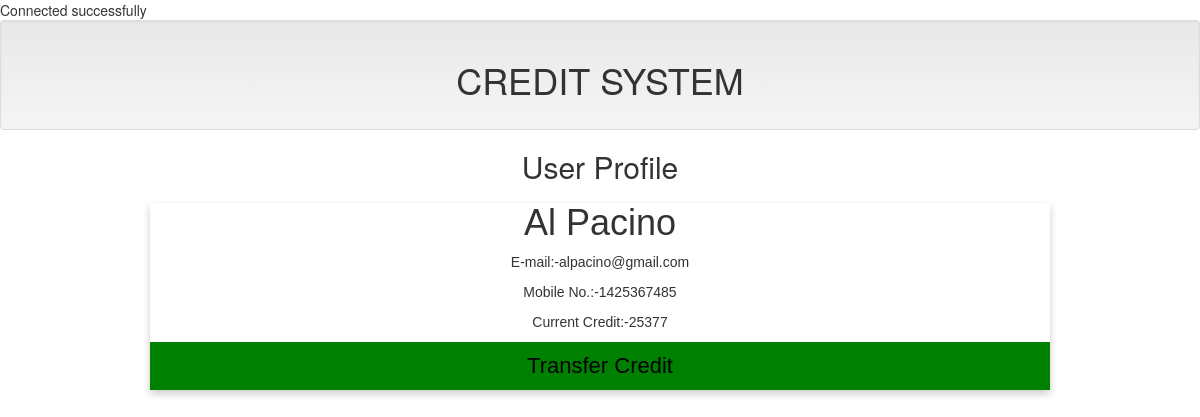
/card1.php, run on the app's committed database.
### tables this page shows
CREATE TABLE `name` (
  `ID` int(10) NOT NULL,
  `Name` varchar(15) NOT NULL,
  `E-mail` text NOT NULL,
  `Mobile No.` int(12) NOT NULL,
  `Credit` int(100) NOT NULL
);

### dbcon.php (called while the page is built, shortened)
<?php
$servername = "localhost";
$Name = "root";
$password = "";
$con = new mysqli($servername, $Name, $password, 'alluser');
$query1 = " SELECT * FROM `name` WHERE `Name` = 'Al Pacino' ";
  $run1 = mysqli_query($con, $query1);
  $AlPacino = mysqli_fetch_assoc($run1);
  ?>

### card1.php (the view, shortened to what this page needs)
<?php
      include 'dbcon.php';
      include 'includes/header.php';
      ?>
<head>
<link rel="stylesheet" href="https://cdnjs.cloudflare.com/ajax/libs/font-awesome/4.7.0/css/font-awesome.min.css">
</head>
<body>
<h2 style="text-align:center">User Profile</h2>
<div class="card">
  <h1><?php echo $AlPacino['Name']; ?></h1>
        <p>E-mail:-<?php echo $AlPacino['E-mail']; ?></p>
        <p>Mobile No.:-<?php echo $AlPacino['Mobile No.']; ?></p>
        <p>Current Credit:-<?php echo $AlPacino['Credit']; ?></p>
  <p><button type="button"> <a href="users/AlPacino.php">Transfer Credit</a></button></p>
</div>
</body>
</html>

### card1.php (style rules this page uses)
.card { box-shadow: 0 4px 8px 0 rgba(0, 0, 0, 0.2); max-width: 900px; margin: auto; text-align: center; font-family: arial; }
button { border: none; outline: 0; display: inline-block; padding: 8px; color: white; background-color: green; text-align: center; cursor: pointer; width: 100%; font-size: 18px; }
a { text-decoration: none; font-size: 22px; color: black; }

### data on the page
name: Name "Al Pacino", value "alpacino@gmail.com", value "1425367485", Credit "25377"
